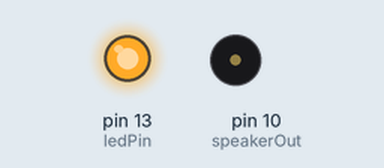
Simulated run of this sketch. Board: Arduino Uno, built with avr-gcc and run on an emulated ATmega328P. On the bench: output pins drawn as LEDs (lit = HIGH), buzzer (waves = sounding). Pins used as bus, display or sensor lines are not drawn.

Above: at 0.02 s.
At 0.29 s:
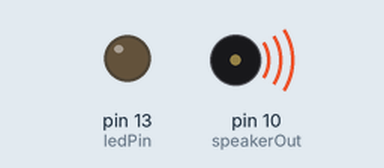
At 3.67 s:
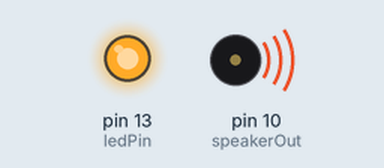
At 6.8 s:
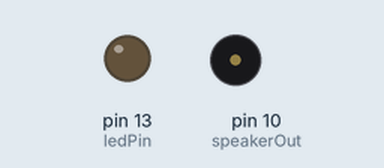
Timing chart, 0 to 9.6 s (numbered marks = the images above):
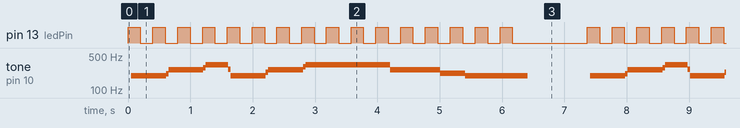

The sketch:

la_cucaracha_1.ino
```cpp
/**********************************************************************************
**                                                                               **
**                        Piratas del caribe                                     **
**                                                                               **
** GORKA FERNÁNDEZ RAMOS                                       07/05/2017        **
**********************************************************************************/

int ledPin = 13;
int speakerOut = 10;

/* 2 octavas :: semitones. 0 = do, 2 = re, etc. */
/* MIDI notes from 48 to 71. Indices here are from 0 to 23. */

int timeUpDown[] = {3822, 3606, 3404, 3214, 3032, 2862,
2702, 2550, 2406, 2272, 2144, 2024,
1911, 1803, 1702, 1607, 1516, 1431,
1351, 1275, 1203, 1136, 1072, 1012};
/* our song. Each number is a (MIDI note - 48) on a beat. */

//byte song[] = {12,12,12,14, 16,16,14,14, 12,16,14,14, 12,12,12,12,
//14,14,14,14, 9,9,9,9, 14,12,11,9, 7,7,7,7};
byte song[] = {7,7,7,12,12,12,16,16,7,7,7,12,12,12,16,16,16,16,16,16,16,12,12,11,11,9,9,7,7,7,7,7};
// do do do re mi re do mi re re do...

byte beat = 0;
int MAXCOUNT = 32;
float TEMPO_SECONDS = 0.2;
byte statePin = LOW;
byte period = 0;
int i, timeUp;

void setup() {
pinMode(ledPin, OUTPUT);
pinMode(speakerOut, OUTPUT);
}

void loop() {
digitalWrite(speakerOut, LOW);
for (beat = 0; beat < MAXCOUNT; beat++) {
statePin = !statePin;
digitalWrite(ledPin, statePin);

timeUp = timeUpDown[song[beat]];

period = ((1000000 / timeUp) / 2) * TEMPO_SECONDS;
for (i = 0; i < period; i++) {
digitalWrite(speakerOut, HIGH);
delayMicroseconds(timeUp);
digitalWrite(speakerOut, LOW);
delayMicroseconds(timeUp);
}
/* Uncomment this if you want notes to be discrete */
/* delay(50); */
}
digitalWrite(speakerOut, LOW);
delay(1000);
}
```

Measured:
- by itself, pin 13 (ledPin): repeats every 7.4 s: HIGH 0.20 s, LOW 1.2 s, 15 × (HIGH 0.20 s, LOW 0.20 s)
- by itself, tone on pin 10 (speakerOut): repeats every 7.4 s: 216 Hz 0.04 s, 261 Hz 0.56 s, 285 Hz 0.04 s, 329 Hz 0.36 s, 268 Hz 0.04 s, 196 Hz 0.56 s, 229 Hz 0.04 s, 261 Hz 0.56 s, 298 Hz 0.04 s, 329 Hz 1.4 s, 263 Hz 0.80 s, 220 Hz 0.40 s, 196 Hz 1.0 s, silent 1.0 s, 196 Hz 0.56 s
